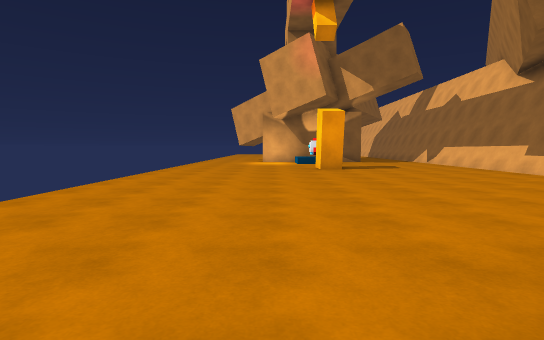
View 1 (above)

15 first-person views from a walk through a 3-D level made in the Unity game engine. The camera is 1.3 m above the floor, tilts 4° down and sees 80° across. The floor is counted in squares, 2 m on a side. Each view is taken from the middle of a square. On the plan, view 1 faces up. The plan holds only what a view shows up to about 10 squares ahead; the rest is blank. The place goes on beyond the plan.

View 2
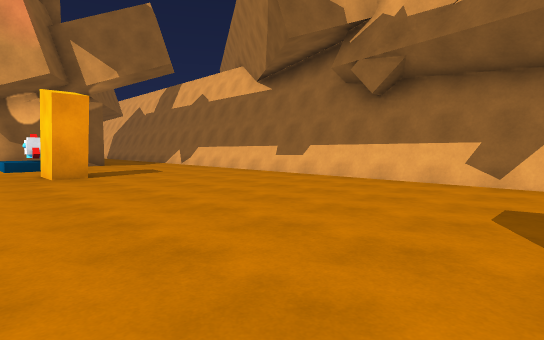

View 3
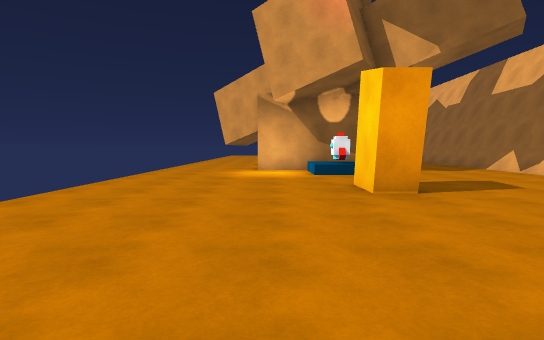

View 4
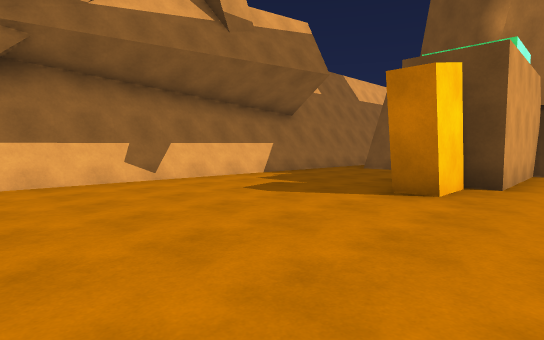

View 5
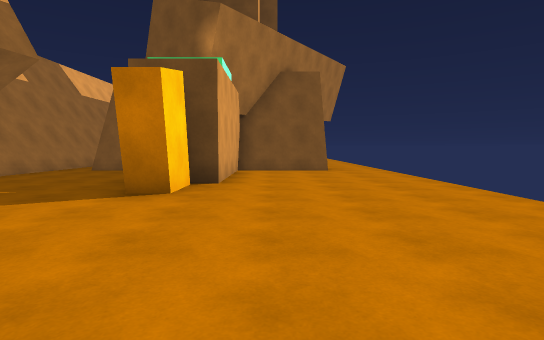

View 6
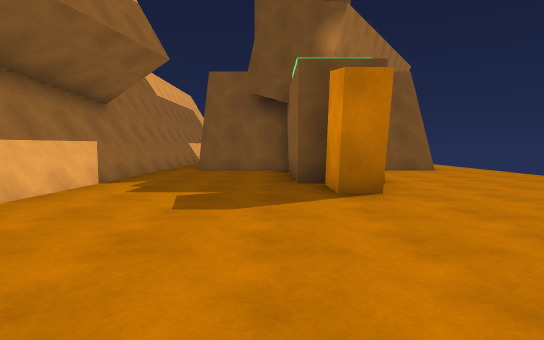

View 7
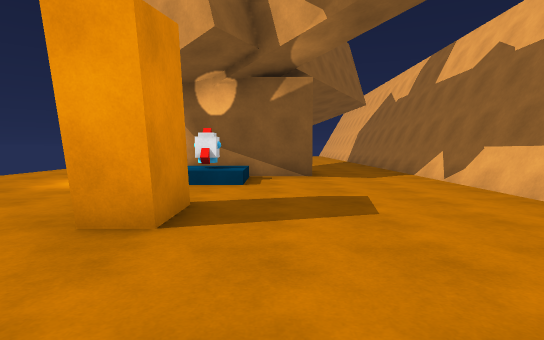

View 8
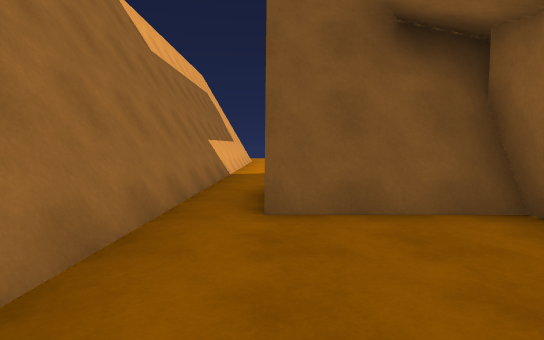

View 9
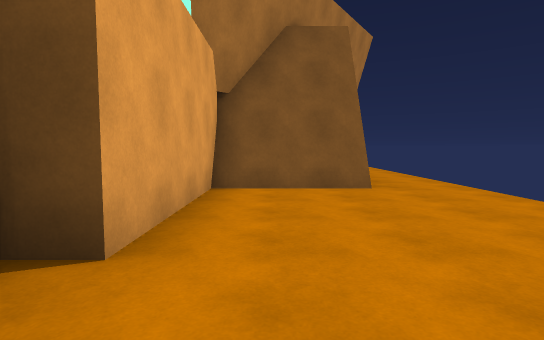

View 10
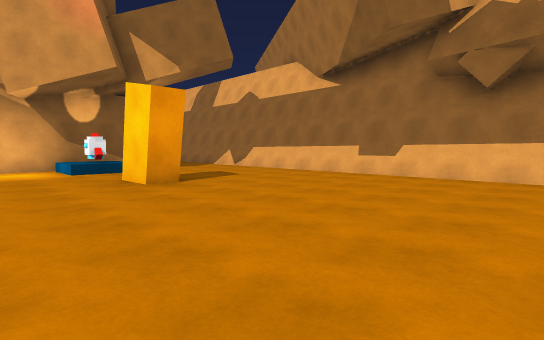

View 11
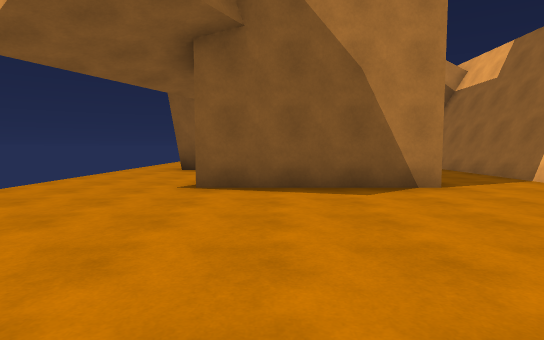

View 12
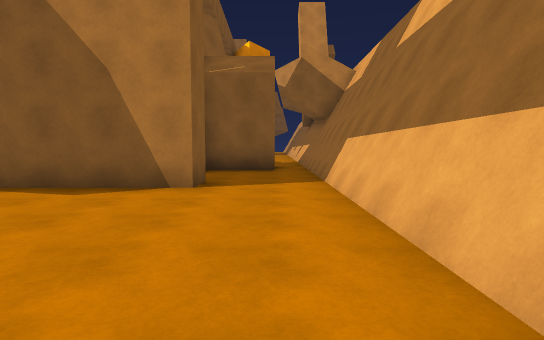

View 13
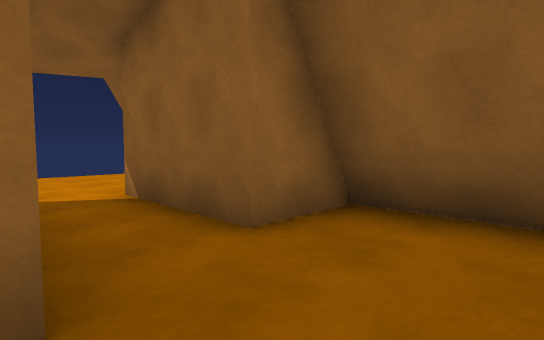

View 14
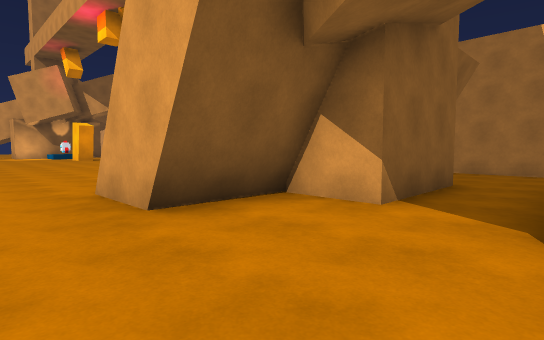

View 15
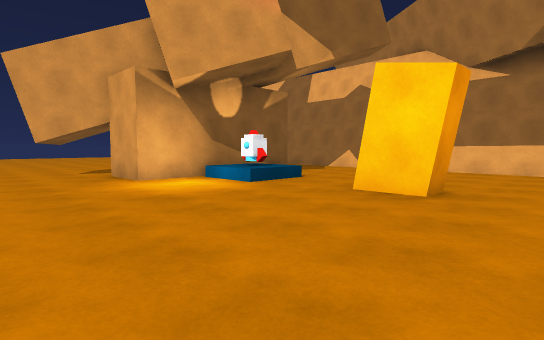

### Floor plan
Key: @ floor where view 1 was taken; # wall or solid block; . floor; / step, stairs or slope; B orange block; R rocket.
Columns run from 3 left of view 1 to 7 right of it. Each row starts with its distance up from view 1.
 20  ..
 19  ...
 18  ...
 17  .#.    ..#
 16 ....   ...#
 15 ...####...#
 14 ....//....#
 13 ..../R....#
 12 ..........#
 11 ..........#
 10 .....B....#
  9 ..........#
  8 ..........#
  7 ........./#
  6 ........./#
  5 ........./#
  4 ........./#
  3 ........./#
  2 ........./#
  1 .....B.../#
  0 ...@##.../#
 -1 ....##.../#
 -2 ....##.../#
 -3 ....##///##
 -4 ..#########
 -5 ..#########
 -6 ....###..##
 -7 .........##
 -8 ...####..##
 -9 .........##
-10 .........##
-11  ........##
-12   .......##
-13    ... ..#
-14     .   .

Positions as (right, up) in squares from view 1, and headings:
1: (0, 0), facing up
2: (0, 2), facing up-right
3: (0, 5), facing up
4: (0, 6), facing down-right
5: (0, 6), facing down
6: (3, 6), facing down
7: (3, 7), facing up
8: (5, 0), facing down
9: (0, 2), facing down
10: (-1, 4), facing up-right
11: (1, -14), facing up
12: (5, -14), facing up
13: (5, -8), facing up-left
14: (-3, -8), facing up-right
15: (-3, 8), facing up-right
